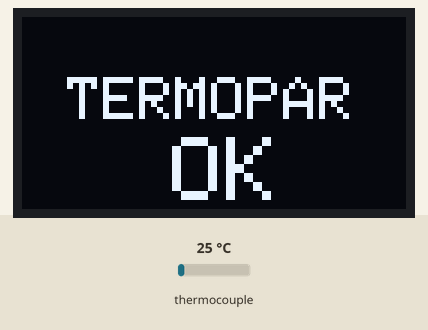
Simulated run of this sketch. Board: Arduino Uno, built with avr-gcc and run on an emulated ATmega328P. On the bench: 128×64 one-colour display. The inputs (shaded band) are chosen by the test bench; at power-on: thermocouple 25 °C. What the sketch prints to the serial monitor is not drawn.

Above: at 1.6 s.
At 3.7 s:
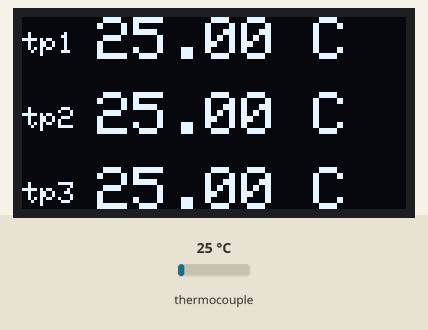
3.8 s: thermocouple set to 6 °C
At 5.8 s:
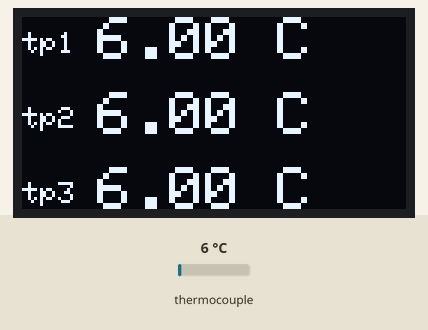
6.1 s: thermocouple set to 75 °C
At 7.5 s:
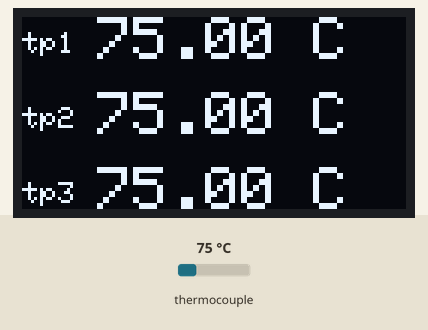
8.2 s: thermocouple set to 150 °C
At 9.2 s:
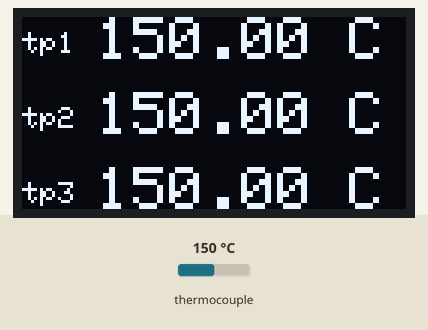
Timing chart, 0 to 11.2 s (numbered marks = the images above; inputs shaded):
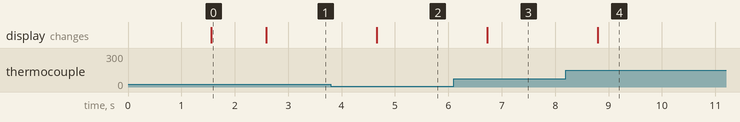

The sketch:

temp_data_logger.ino
```cpp
#include "max6675.h"
#include <Adafruit_GFX.h>
#include <Adafruit_SSD1306.h>


#define OLED_RESET LED_BUILTIN
Adafruit_SSD1306 display(OLED_RESET);


int thermoDO = 7;
int thermoCS = 6;
int thermoCLK = 5;

int buttonCreate = 2;
int buttonClose = 3;
int led = 4;

unsigned long termocoupleTime;
unsigned long readTime = 1000;

float temperature;

int lastStateCreateButton;
int lastStateCloseButton;

MAX6675 thermocouple(thermoCLK, thermoCS, thermoDO);

void setup() {
  Serial.begin(9600);

  display.begin(SSD1306_SWITCHCAPVCC, 0x3C);
  display.clearDisplay();
  //display.drawBitmap(0,0,logo,128,64,1);
  //display.display();
  delay(1000);

  Serial.println("MAX6675 correct");
  delay(500);
  // wait for MAX chip to stabilize

  display.setTextColor(WHITE);
  display.setTextSize(2);
  display.setCursor(15,20);
  display.println("TERMOPAR");
  display.setCursor(50,40);
  display.setTextSize(3);
  display.println("OK");
  display.display();
  delay(1000);


}

void loop() {

  float temp_1, temp_2, temp_3; // Suponiendo 3 termopares

  if(millis() - termocoupleTime >= readTime){
    temp_1 = readTemperature(1);
    temp_2 = readTemperature(2);
    temp_3 = readTemperature(3);
    showTemp1(temp_1,temp_2,temp_3);
    }
}


float readTemperature(int termopar){
  temperature = thermocouple.readCelsius();
  Serial.println("Termopar " + String(termopar) + " = " + String(temperature) + " C");
  termocoupleTime = millis();
  return temperature;
}


void showTemp1(float temperature1,float temperature2,float temperature3) {
  display.clearDisplay();
  display.setTextSize(1);
  display.setTextColor(WHITE);
  display.setCursor(0,5);
  display.println("tp1");
  display.setCursor(0,30);
  display.println("tp2");
  display.setCursor(0,55);
  display.println("tp3");

  display.setTextSize(2);
  display.setCursor(25,0);
  display.println(String(temperature1) + " C");
  display.setCursor(25,25);
  display.println(String(temperature2) + " C");
  display.setCursor(25,50);
  display.println(String(temperature3) + " C");
  display.display();
  delay(1000);
}
```

Measured:
- after the input at 3.8 s, the display: changes after 0.86 s (image 2)
- after the input at 6.1 s, the display: changes after 0.63 s (image 3)
- after the input at 8.2 s, the display: changes after 0.59 s (image 4)
- what the display in image 0 shows lasts 1.0 s, from 1.6 s to 2.6 s
